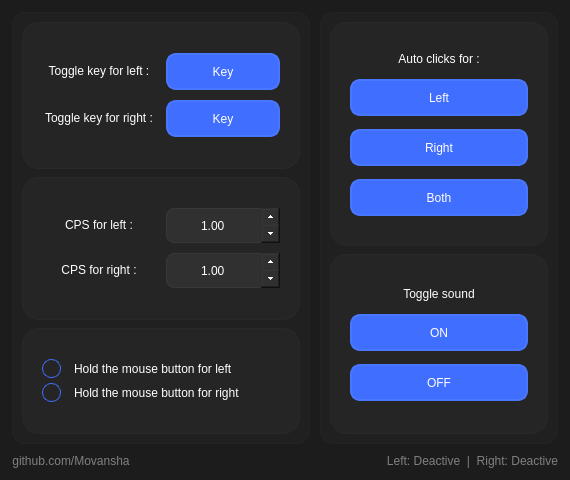
<?xml version="1.0" encoding="UTF-8"?>
<ui version="4.0">
 <class>MainWindowClass</class>
 <widget class="QMainWindow" name="MainWindowClass">
  <property name="geometry">
   <rect>
    <x>0</x>
    <y>0</y>
    <width>570</width>
    <height>480</height>
   </rect>
  </property>
  <property name="minimumSize">
   <size>
    <width>525</width>
    <height>460</height>
   </size>
  </property>
  <property name="maximumSize">
   <size>
    <width>1050</width>
    <height>750</height>
   </size>
  </property>
  <property name="windowTitle">
   <string>Berry Clicker</string>
  </property>
  <property name="windowIcon">
   <iconset resource="resources.qrc">
    <normaloff>:/MainWindow/resources/window.ico</normaloff>:/MainWindow/resources/window.ico</iconset>
  </property>
  <property name="styleSheet">
   <string notr="true">background: #1c1c1c; color: #ffffff; font: 12pt &quot;Corbel&quot;;</string>
  </property>
  <property name="iconSize">
   <size>
    <width>32</width>
    <height>32</height>
   </size>
  </property>
  <widget class="QWidget" name="central_Widget">
   <property name="focusPolicy">
    <enum>Qt::FocusPolicy::StrongFocus</enum>
   </property>
   <layout class="QGridLayout" name="central_Layout">
    <property name="leftMargin">
     <number>12</number>
    </property>
    <property name="topMargin">
     <number>12</number>
    </property>
    <property name="rightMargin">
     <number>12</number>
    </property>
    <property name="bottomMargin">
     <number>12</number>
    </property>
    <property name="spacing">
     <number>10</number>
    </property>
    <item row="0" column="1">
     <widget class="QWidget" name="right_Widget" native="true">
      <property name="sizePolicy">
       <sizepolicy hsizetype="Expanding" vsizetype="Expanding">
        <horstretch>4</horstretch>
        <verstretch>0</verstretch>
       </sizepolicy>
      </property>
      <property name="layoutDirection">
       <enum>Qt::LayoutDirection::RightToLeft</enum>
      </property>
      <property name="styleSheet">
       <string notr="true">QWidget {background: #202020;}
#right_Widget {border: 1 solid #232323; border-radius: 13;}</string>
      </property>
      <layout class="QGridLayout" name="right_Layout">
       <property name="leftMargin">
        <number>10</number>
       </property>
       <property name="topMargin">
        <number>10</number>
       </property>
       <property name="rightMargin">
        <number>10</number>
       </property>
       <property name="bottomMargin">
        <number>10</number>
       </property>
       <property name="spacing">
        <number>8</number>
       </property>
       <item row="0" column="0">
        <widget class="QWidget" name="mb_Widget" native="true">
         <property name="sizePolicy">
          <sizepolicy hsizetype="Expanding" vsizetype="Expanding">
           <horstretch>0</horstretch>
           <verstretch>5</verstretch>
          </sizepolicy>
         </property>
         <property name="styleSheet">
          <string notr="true">QWidget {background: #252525;}
#mb_Widget {border: 1 solid #292929; border-radius: 17;}</string>
         </property>
         <layout class="QGridLayout" name="mb_Layout">
          <property name="leftMargin">
           <number>20</number>
          </property>
          <property name="topMargin">
           <number>10</number>
          </property>
          <property name="rightMargin">
           <number>20</number>
          </property>
          <property name="bottomMargin">
           <number>10</number>
          </property>
          <property name="horizontalSpacing">
           <number>10</number>
          </property>
          <property name="verticalSpacing">
           <number>13</number>
          </property>
          <item row="0" column="0">
           <spacer name="mb_Spacer_1">
            <property name="orientation">
             <enum>Qt::Orientation::Vertical</enum>
            </property>
            <property name="sizeHint" stdset="0">
             <size>
              <width>20</width>
              <height>40</height>
             </size>
            </property>
           </spacer>
          </item>
          <item row="1" column="0">
           <widget class="QLabel" name="mb_Label">
            <property name="sizePolicy">
             <sizepolicy hsizetype="Expanding" vsizetype="Fixed">
              <horstretch>0</horstretch>
              <verstretch>0</verstretch>
             </sizepolicy>
            </property>
            <property name="text">
             <string>Auto clicks for :</string>
            </property>
            <property name="alignment">
             <set>Qt::AlignmentFlag::AlignCenter</set>
            </property>
            <property name="margin">
             <number>5</number>
            </property>
           </widget>
          </item>
          <item row="8" column="0">
           <widget class="QPushButton" name="both_Button">
            <property name="sizePolicy">
             <sizepolicy hsizetype="Expanding" vsizetype="Expanding">
              <horstretch>0</horstretch>
              <verstretch>0</verstretch>
             </sizepolicy>
            </property>
            <property name="minimumSize">
             <size>
              <width>0</width>
              <height>37</height>
             </size>
            </property>
            <property name="maximumSize">
             <size>
              <width>16777215</width>
              <height>37</height>
             </size>
            </property>
            <property name="cursor">
             <cursorShape>PointingHandCursor</cursorShape>
            </property>
            <property name="focusPolicy">
             <enum>Qt::FocusPolicy::TabFocus</enum>
            </property>
            <property name="layoutDirection">
             <enum>Qt::LayoutDirection::LeftToRight</enum>
            </property>
            <property name="styleSheet">
             <string notr="true">QPushButton {
background: #406eff;
color: #ffffff;
font: 11pt &quot;Corbel&quot;;
border: 2 solid #4a77ff;
border-radius: 10;
}

QPushButton::hover {
background: #6991ff;
border: 2 solid #7398ff;
}

QPushButton::focus {
background: #6991ff;
border: 2 solid #7398ff;
}

QPushButton::pressed {
background: #406eff;
border: 2 solid #4a77ff;
}</string>
            </property>
            <property name="text">
             <string>Both</string>
            </property>
            <property name="icon">
             <iconset resource="resources.qrc">
              <normaloff>:/MainWindow/resources/mouse_icons/both.png</normaloff>:/MainWindow/resources/mouse_icons/both.png</iconset>
            </property>
            <property name="iconSize">
             <size>
              <width>24</width>
              <height>24</height>
             </size>
            </property>
           </widget>
          </item>
          <item row="5" column="0">
           <widget class="QPushButton" name="left_Button">
            <property name="sizePolicy">
             <sizepolicy hsizetype="Expanding" vsizetype="Expanding">
              <horstretch>0</horstretch>
              <verstretch>0</verstretch>
             </sizepolicy>
            </property>
            <property name="minimumSize">
             <size>
              <width>0</width>
              <height>37</height>
             </size>
            </property>
            <property name="maximumSize">
             <size>
              <width>16777215</width>
              <height>37</height>
             </size>
            </property>
            <property name="cursor">
             <cursorShape>PointingHandCursor</cursorShape>
            </property>
            <property name="focusPolicy">
             <enum>Qt::FocusPolicy::TabFocus</enum>
            </property>
            <property name="layoutDirection">
             <enum>Qt::LayoutDirection::LeftToRight</enum>
            </property>
            <property name="styleSheet">
             <string notr="true">QPushButton {
background: #406eff;
color: #ffffff;
font: 11pt &quot;Corbel&quot;;
border: 2 solid #4a77ff;
border-radius: 10;
}

QPushButton::hover {
background: #6991ff;
border: 2 solid #7398ff;
}

QPushButton::focus {
background: #6991ff;
border: 2 solid #7398ff;
}

QPushButton::pressed {
background: #406eff;
border: 2 solid #4a77ff;
}</string>
            </property>
            <property name="text">
             <string>Left</string>
            </property>
            <property name="icon">
             <iconset resource="resources.qrc">
              <normaloff>:/MainWindow/resources/mouse_icons/left.png</normaloff>:/MainWindow/resources/mouse_icons/left.png</iconset>
            </property>
            <property name="iconSize">
             <size>
              <width>24</width>
              <height>24</height>
             </size>
            </property>
           </widget>
          </item>
          <item row="6" column="0">
           <widget class="QPushButton" name="right_Button">
            <property name="sizePolicy">
             <sizepolicy hsizetype="Expanding" vsizetype="Expanding">
              <horstretch>0</horstretch>
              <verstretch>0</verstretch>
             </sizepolicy>
            </property>
            <property name="minimumSize">
             <size>
              <width>0</width>
              <height>37</height>
             </size>
            </property>
            <property name="maximumSize">
             <size>
              <width>16777215</width>
              <height>37</height>
             </size>
            </property>
            <property name="cursor">
             <cursorShape>PointingHandCursor</cursorShape>
            </property>
            <property name="focusPolicy">
             <enum>Qt::FocusPolicy::TabFocus</enum>
            </property>
            <property name="layoutDirection">
             <enum>Qt::LayoutDirection::LeftToRight</enum>
            </property>
            <property name="styleSheet">
             <string notr="true">QPushButton {
background: #406eff;
color: #ffffff;
font: 11pt &quot;Corbel&quot;;
border: 2 solid #4a77ff;
border-radius: 10;
}

QPushButton::hover {
background: #6991ff;
border: 2 solid #7398ff;
}

QPushButton::focus {
background: #6991ff;
border: 2 solid #7398ff;
}

QPushButton::pressed {
background: #406eff;
border: 2 solid #4a77ff;
}</string>
            </property>
            <property name="text">
             <string>Right</string>
            </property>
            <property name="icon">
             <iconset resource="resources.qrc">
              <normaloff>:/MainWindow/resources/mouse_icons/right.png</normaloff>:/MainWindow/resources/mouse_icons/right.png</iconset>
            </property>
            <property name="iconSize">
             <size>
              <width>24</width>
              <height>24</height>
             </size>
            </property>
           </widget>
          </item>
          <item row="9" column="0">
           <spacer name="mb_Spacer_2">
            <property name="orientation">
             <enum>Qt::Orientation::Vertical</enum>
            </property>
            <property name="sizeHint" stdset="0">
             <size>
              <width>20</width>
              <height>40</height>
             </size>
            </property>
           </spacer>
          </item>
         </layout>
        </widget>
       </item>
       <item row="1" column="0">
        <widget class="QWidget" name="sound_Widget" native="true">
         <property name="sizePolicy">
          <sizepolicy hsizetype="Expanding" vsizetype="Expanding">
           <horstretch>0</horstretch>
           <verstretch>4</verstretch>
          </sizepolicy>
         </property>
         <property name="styleSheet">
          <string notr="true">QWidget {background: #252525;}
#sound_Widget {border: 1 solid #292929; border-radius: 17;}</string>
         </property>
         <layout class="QGridLayout" name="sound_Layout">
          <property name="leftMargin">
           <number>20</number>
          </property>
          <property name="topMargin">
           <number>10</number>
          </property>
          <property name="rightMargin">
           <number>20</number>
          </property>
          <property name="bottomMargin">
           <number>10</number>
          </property>
          <property name="horizontalSpacing">
           <number>10</number>
          </property>
          <property name="verticalSpacing">
           <number>13</number>
          </property>
          <item row="2" column="0">
           <widget class="QPushButton" name="on_Button">
            <property name="sizePolicy">
             <sizepolicy hsizetype="Expanding" vsizetype="Expanding">
              <horstretch>0</horstretch>
              <verstretch>0</verstretch>
             </sizepolicy>
            </property>
            <property name="minimumSize">
             <size>
              <width>0</width>
              <height>37</height>
             </size>
            </property>
            <property name="maximumSize">
             <size>
              <width>16777215</width>
              <height>37</height>
             </size>
            </property>
            <property name="cursor">
             <cursorShape>PointingHandCursor</cursorShape>
            </property>
            <property name="focusPolicy">
             <enum>Qt::FocusPolicy::TabFocus</enum>
            </property>
            <property name="layoutDirection">
             <enum>Qt::LayoutDirection::LeftToRight</enum>
            </property>
            <property name="styleSheet">
             <string notr="true">QPushButton {
background: #406eff;
color: #ffffff;
font: 11pt &quot;Corbel&quot;;
border: 2 solid #4a77ff;
border-radius: 10;
}

QPushButton::hover {
background: #6991ff;
border: 2 solid #7398ff;
}

QPushButton::focus {
background: #6991ff;
border: 2 solid #7398ff;
}

QPushButton::pressed {
background: #406eff;
border: 2 solid #4a77ff;
}</string>
            </property>
            <property name="text">
             <string>ON</string>
            </property>
           </widget>
          </item>
          <item row="1" column="0">
           <widget class="QLabel" name="sound_Label">
            <property name="sizePolicy">
             <sizepolicy hsizetype="Expanding" vsizetype="Fixed">
              <horstretch>0</horstretch>
              <verstretch>0</verstretch>
             </sizepolicy>
            </property>
            <property name="text">
             <string>Toggle sound</string>
            </property>
            <property name="alignment">
             <set>Qt::AlignmentFlag::AlignCenter</set>
            </property>
            <property name="margin">
             <number>5</number>
            </property>
           </widget>
          </item>
          <item row="3" column="0">
           <widget class="QPushButton" name="off_Button">
            <property name="sizePolicy">
             <sizepolicy hsizetype="Expanding" vsizetype="Expanding">
              <horstretch>0</horstretch>
              <verstretch>0</verstretch>
             </sizepolicy>
            </property>
            <property name="minimumSize">
             <size>
              <width>0</width>
              <height>37</height>
             </size>
            </property>
            <property name="maximumSize">
             <size>
              <width>16777215</width>
              <height>37</height>
             </size>
            </property>
            <property name="cursor">
             <cursorShape>PointingHandCursor</cursorShape>
            </property>
            <property name="focusPolicy">
             <enum>Qt::FocusPolicy::TabFocus</enum>
            </property>
            <property name="layoutDirection">
             <enum>Qt::LayoutDirection::LeftToRight</enum>
            </property>
            <property name="styleSheet">
             <string notr="true">QPushButton {
background: #406eff;
color: #ffffff;
font: 11pt &quot;Corbel&quot;;
border: 2 solid #4a77ff;
border-radius: 10;
}

QPushButton::hover {
background: #6991ff;
border: 2 solid #7398ff;
}

QPushButton::focus {
background: #6991ff;
border: 2 solid #7398ff;
}

QPushButton::pressed {
background: #406eff;
border: 2 solid #4a77ff;
}</string>
            </property>
            <property name="text">
             <string>OFF</string>
            </property>
           </widget>
          </item>
          <item row="0" column="0">
           <spacer name="sound_Spacer_1">
            <property name="orientation">
             <enum>Qt::Orientation::Vertical</enum>
            </property>
            <property name="sizeHint" stdset="0">
             <size>
              <width>20</width>
              <height>40</height>
             </size>
            </property>
           </spacer>
          </item>
          <item row="4" column="0">
           <spacer name="sound_Spacer_2">
            <property name="orientation">
             <enum>Qt::Orientation::Vertical</enum>
            </property>
            <property name="sizeHint" stdset="0">
             <size>
              <width>20</width>
              <height>40</height>
             </size>
            </property>
           </spacer>
          </item>
         </layout>
        </widget>
       </item>
      </layout>
     </widget>
    </item>
    <item row="0" column="0">
     <widget class="QWidget" name="left_Widget" native="true">
      <property name="sizePolicy">
       <sizepolicy hsizetype="Expanding" vsizetype="Expanding">
        <horstretch>5</horstretch>
        <verstretch>0</verstretch>
       </sizepolicy>
      </property>
      <property name="styleSheet">
       <string notr="true">QWidget {background: #202020;}
#left_Widget {border: 1 solid #232323; border-radius: 13;}</string>
      </property>
      <layout class="QGridLayout" name="left_Layout">
       <property name="leftMargin">
        <number>10</number>
       </property>
       <property name="topMargin">
        <number>10</number>
       </property>
       <property name="rightMargin">
        <number>10</number>
       </property>
       <property name="bottomMargin">
        <number>10</number>
       </property>
       <property name="spacing">
        <number>8</number>
       </property>
       <item row="0" column="0">
        <widget class="QWidget" name="tk_Widget" native="true">
         <property name="sizePolicy">
          <sizepolicy hsizetype="Expanding" vsizetype="Expanding">
           <horstretch>0</horstretch>
           <verstretch>0</verstretch>
          </sizepolicy>
         </property>
         <property name="styleSheet">
          <string notr="true">QWidget {background: #252525;}
#tk_Widget {border: 1 solid #292929; border-radius: 17;}</string>
         </property>
         <layout class="QGridLayout" name="tk_Layout">
          <property name="leftMargin">
           <number>20</number>
          </property>
          <property name="topMargin">
           <number>10</number>
          </property>
          <property name="rightMargin">
           <number>20</number>
          </property>
          <property name="bottomMargin">
           <number>10</number>
          </property>
          <property name="spacing">
           <number>10</number>
          </property>
          <item row="0" column="0" colspan="2">
           <spacer name="tk_Spacer_1">
            <property name="orientation">
             <enum>Qt::Orientation::Vertical</enum>
            </property>
            <property name="sizeHint" stdset="0">
             <size>
              <width>20</width>
              <height>40</height>
             </size>
            </property>
           </spacer>
          </item>
          <item row="2" column="0">
           <widget class="QLabel" name="tk_Right_Label">
            <property name="sizePolicy">
             <sizepolicy hsizetype="Expanding" vsizetype="Fixed">
              <horstretch>0</horstretch>
              <verstretch>0</verstretch>
             </sizepolicy>
            </property>
            <property name="text">
             <string>Toggle key for right :</string>
            </property>
            <property name="alignment">
             <set>Qt::AlignmentFlag::AlignCenter</set>
            </property>
           </widget>
          </item>
          <item row="1" column="0">
           <widget class="QLabel" name="tk_Left_Label">
            <property name="sizePolicy">
             <sizepolicy hsizetype="Expanding" vsizetype="Fixed">
              <horstretch>0</horstretch>
              <verstretch>0</verstretch>
             </sizepolicy>
            </property>
            <property name="text">
             <string>Toggle key for left :</string>
            </property>
            <property name="alignment">
             <set>Qt::AlignmentFlag::AlignCenter</set>
            </property>
           </widget>
          </item>
          <item row="1" column="1">
           <widget class="QPushButton" name="tk_Left_Button">
            <property name="sizePolicy">
             <sizepolicy hsizetype="Expanding" vsizetype="Expanding">
              <horstretch>0</horstretch>
              <verstretch>0</verstretch>
             </sizepolicy>
            </property>
            <property name="minimumSize">
             <size>
              <width>0</width>
              <height>37</height>
             </size>
            </property>
            <property name="maximumSize">
             <size>
              <width>16777215</width>
              <height>37</height>
             </size>
            </property>
            <property name="cursor">
             <cursorShape>PointingHandCursor</cursorShape>
            </property>
            <property name="focusPolicy">
             <enum>Qt::FocusPolicy::TabFocus</enum>
            </property>
            <property name="styleSheet">
             <string notr="true">QPushButton {
background: #406eff;
color: #ffffff;
font: 11pt &quot;Corbel&quot;;
border: 2 solid #4a77ff;
border-radius: 10;
}

QPushButton::hover {
background: #6991ff;
border: 2 solid #7398ff;
}

QPushButton::focus {
background: #6991ff;
border: 2 solid #7398ff;
}

QPushButton::pressed {
background: #406eff;
border: 2 solid #4a77ff;
}</string>
            </property>
            <property name="text">
             <string>Key</string>
            </property>
           </widget>
          </item>
          <item row="2" column="1">
           <widget class="QPushButton" name="tk_Right_Button">
            <property name="sizePolicy">
             <sizepolicy hsizetype="Expanding" vsizetype="Expanding">
              <horstretch>0</horstretch>
              <verstretch>0</verstretch>
             </sizepolicy>
            </property>
            <property name="minimumSize">
             <size>
              <width>0</width>
              <height>37</height>
             </size>
            </property>
            <property name="maximumSize">
             <size>
              <width>16777215</width>
              <height>37</height>
             </size>
            </property>
            <property name="cursor">
             <cursorShape>PointingHandCursor</cursorShape>
            </property>
            <property name="focusPolicy">
             <enum>Qt::FocusPolicy::TabFocus</enum>
            </property>
            <property name="styleSheet">
             <string notr="true">QPushButton {
background: #406eff;
color: #ffffff;
font: 11pt &quot;Corbel&quot;;
border: 2 solid #4a77ff;
border-radius: 10;
}

QPushButton::hover {
background: #6991ff;
border: 2 solid #7398ff;
}

QPushButton::focus {
background: #6991ff;
border: 2 solid #7398ff;
}

QPushButton::pressed {
background: #406eff;
border: 2 solid #4a77ff;
}</string>
            </property>
            <property name="text">
             <string>Key</string>
            </property>
           </widget>
          </item>
          <item row="3" column="0" colspan="2">
           <spacer name="tk_Spacer_2">
            <property name="orientation">
             <enum>Qt::Orientation::Vertical</enum>
            </property>
            <property name="sizeHint" stdset="0">
             <size>
              <width>20</width>
              <height>40</height>
             </size>
            </property>
           </spacer>
          </item>
         </layout>
        </widget>
       </item>
       <item row="2" column="0">
        <widget class="QWidget" name="checkBox_Widget" native="true">
         <property name="sizePolicy">
          <sizepolicy hsizetype="Expanding" vsizetype="Expanding">
           <horstretch>0</horstretch>
           <verstretch>0</verstretch>
          </sizepolicy>
         </property>
         <property name="styleSheet">
          <string notr="true">QWidget {background: #252525;}
#checkBox_Widget {border: 1 solid #292929; border-radius: 17;}</string>
         </property>
         <layout class="QGridLayout" name="checkBox_Layout">
          <property name="leftMargin">
           <number>20</number>
          </property>
          <property name="topMargin">
           <number>10</number>
          </property>
          <property name="rightMargin">
           <number>20</number>
          </property>
          <property name="bottomMargin">
           <number>10</number>
          </property>
          <property name="horizontalSpacing">
           <number>10</number>
          </property>
          <property name="verticalSpacing">
           <number>5</number>
          </property>
          <item row="2" column="0">
           <widget class="QCheckBox" name="hold_R_CheckBox">
            <property name="sizePolicy">
             <sizepolicy hsizetype="Expanding" vsizetype="Fixed">
              <horstretch>0</horstretch>
              <verstretch>0</verstretch>
             </sizepolicy>
            </property>
            <property name="cursor">
             <cursorShape>PointingHandCursor</cursorShape>
            </property>
            <property name="focusPolicy">
             <enum>Qt::FocusPolicy::TabFocus</enum>
            </property>
            <property name="styleSheet">
             <string notr="true">QCheckBox {spacing: 13;}

QCheckBox::indicator {
width: 17; height: 17;
border: 1 solid #406eff;
border-radius: 9;
}

QCheckBox::indicator:hover {
background: #383838;
}

QCheckBox::indicator:focus {
background: #383838;
}

QCheckBox::indicator:pressed {
background: #252525;
}

QCheckBox::indicator:checked {
border: 1 solid #4a77ff;
background: #406eff;
}

QCheckBox::indicator:checked:hover {
border: 1 solid #7398ff;
background: #6991ff;
}

QCheckBox::indicator:checked:focus {
border: 1 solid #7398ff;
background: #6991ff;
}

QCheckBox::indicator:checked:pressed {
border: 1 solid #4a77ff;
background: #406eff;
}</string>
            </property>
            <property name="text">
             <string>Hold the mouse button for right </string>
            </property>
           </widget>
          </item>
          <item row="1" column="0">
           <widget class="QCheckBox" name="hold_L_CheckBox">
            <property name="sizePolicy">
             <sizepolicy hsizetype="Expanding" vsizetype="Fixed">
              <horstretch>0</horstretch>
              <verstretch>0</verstretch>
             </sizepolicy>
            </property>
            <property name="cursor">
             <cursorShape>PointingHandCursor</cursorShape>
            </property>
            <property name="focusPolicy">
             <enum>Qt::FocusPolicy::TabFocus</enum>
            </property>
            <property name="styleSheet">
             <string notr="true">QCheckBox {spacing: 13;}

QCheckBox::indicator {
width: 17; height: 17;
border: 1 solid #406eff;
border-radius: 9;
}

QCheckBox::indicator:hover {
background: #383838;
}

QCheckBox::indicator:focus {
background: #383838;
}

QCheckBox::indicator:pressed {
background: #252525;
}

QCheckBox::indicator:checked {
border: 1 solid #4a77ff;
background: #406eff;
}

QCheckBox::indicator:checked:hover {
border: 1 solid #7398ff;
background: #6991ff;
}

QCheckBox::indicator:checked:focus {
border: 1 solid #7398ff;
background: #6991ff;
}

QCheckBox::indicator:checked:pressed {
border: 1 solid #4a77ff;
background: #406eff;
}</string>
            </property>
            <property name="text">
             <string>Hold the mouse button for left</string>
            </property>
           </widget>
          </item>
          <item row="0" column="0">
           <spacer name="checkBox_Spacer_1">
            <property name="orientation">
             <enum>Qt::Orientation::Vertical</enum>
            </property>
            <property name="sizeHint" stdset="0">
             <size>
              <width>20</width>
              <height>40</height>
             </size>
            </property>
           </spacer>
          </item>
          <item row="3" column="0">
           <spacer name="checkBox_Spacer_2">
            <property name="orientation">
             <enum>Qt::Orientation::Vertical</enum>
            </property>
            <property name="sizeHint" stdset="0">
             <size>
              <width>20</width>
              <height>40</height>
             </size>
            </property>
           </spacer>
          </item>
         </layout>
        </widget>
       </item>
       <item row="1" column="0">
        <widget class="QWidget" name="cps_Widget" native="true">
         <property name="sizePolicy">
          <sizepolicy hsizetype="Expanding" vsizetype="Expanding">
           <horstretch>0</horstretch>
           <verstretch>0</verstretch>
          </sizepolicy>
         </property>
         <property name="styleSheet">
          <string notr="true">QWidget {background: #252525;}
#cps_Widget {border: 1 solid #292929; border-radius: 17;}</string>
         </property>
         <layout class="QGridLayout" name="cps_Layout">
          <property name="leftMargin">
           <number>20</number>
          </property>
          <property name="topMargin">
           <number>10</number>
          </property>
          <property name="rightMargin">
           <number>20</number>
          </property>
          <property name="bottomMargin">
           <number>10</number>
          </property>
          <property name="spacing">
           <number>10</number>
          </property>
          <item row="1" column="0">
           <widget class="QLabel" name="left_cps_Label">
            <property name="sizePolicy">
             <sizepolicy hsizetype="Expanding" vsizetype="Fixed">
              <horstretch>0</horstretch>
              <verstretch>0</verstretch>
             </sizepolicy>
            </property>
            <property name="maximumSize">
             <size>
              <width>165</width>
              <height>16777215</height>
             </size>
            </property>
            <property name="text">
             <string>CPS for left :</string>
            </property>
            <property name="alignment">
             <set>Qt::AlignmentFlag::AlignCenter</set>
            </property>
           </widget>
          </item>
          <item row="2" column="0">
           <widget class="QLabel" name="right_cps_Label">
            <property name="sizePolicy">
             <sizepolicy hsizetype="Expanding" vsizetype="Fixed">
              <horstretch>0</horstretch>
              <verstretch>0</verstretch>
             </sizepolicy>
            </property>
            <property name="maximumSize">
             <size>
              <width>165</width>
              <height>16777215</height>
             </size>
            </property>
            <property name="text">
             <string>CPS for right :</string>
            </property>
            <property name="alignment">
             <set>Qt::AlignmentFlag::AlignCenter</set>
            </property>
           </widget>
          </item>
          <item row="0" column="0" colspan="2">
           <spacer name="cps_Spacer_1">
            <property name="orientation">
             <enum>Qt::Orientation::Vertical</enum>
            </property>
            <property name="sizeHint" stdset="0">
             <size>
              <width>20</width>
              <height>40</height>
             </size>
            </property>
           </spacer>
          </item>
          <item row="3" column="0" colspan="2">
           <spacer name="cps_Spacer_2">
            <property name="orientation">
             <enum>Qt::Orientation::Vertical</enum>
            </property>
            <property name="sizeHint" stdset="0">
             <size>
              <width>20</width>
              <height>40</height>
             </size>
            </property>
           </spacer>
          </item>
          <item row="1" column="1">
           <widget class="QDoubleSpinBox" name="left_cps_SpinBox">
            <property name="sizePolicy">
             <sizepolicy hsizetype="Expanding" vsizetype="Expanding">
              <horstretch>0</horstretch>
              <verstretch>0</verstretch>
             </sizepolicy>
            </property>
            <property name="minimumSize">
             <size>
              <width>0</width>
              <height>35</height>
             </size>
            </property>
            <property name="maximumSize">
             <size>
              <width>16777215</width>
              <height>35</height>
             </size>
            </property>
            <property name="styleSheet">
             <string notr="true">QDoubleSpinBox {
background: #303030;
color: #ffffff;
font: 11pt &quot;Segoe UI&quot;;
border: 1 solid #383838;
border-radius: 8;
}

QDoubleSpinBox::up-button {
width: 19;
height: 19;
subcontrol-origin: border;
subcontrol-position: top right;
}

QDoubleSpinBox::down-button {
width: 19;
height: 19;
subcontrol-origin: border;
subcontrol-position: bottom right;
}

QDoubleSpinBox::focus {
border: 2 solid #191919;
}</string>
            </property>
            <property name="alignment">
             <set>Qt::AlignmentFlag::AlignCenter</set>
            </property>
            <property name="minimum">
             <double>1.000000000000000</double>
            </property>
            <property name="maximum">
             <double>999999.000000000000000</double>
            </property>
            <property name="singleStep">
             <double>0.250000000000000</double>
            </property>
            <property name="value">
             <double>1.000000000000000</double>
            </property>
           </widget>
          </item>
          <item row="2" column="1">
           <widget class="QDoubleSpinBox" name="right_cps_SpinBox">
            <property name="sizePolicy">
             <sizepolicy hsizetype="Expanding" vsizetype="Expanding">
              <horstretch>0</horstretch>
              <verstretch>0</verstretch>
             </sizepolicy>
            </property>
            <property name="minimumSize">
             <size>
              <width>0</width>
              <height>35</height>
             </size>
            </property>
            <property name="maximumSize">
             <size>
              <width>16777215</width>
              <height>35</height>
             </size>
            </property>
            <property name="styleSheet">
             <string notr="true">QDoubleSpinBox {
background: #303030;
color: #ffffff;
font: 11pt &quot;Segoe UI&quot;;
border: 1 solid #383838;
border-radius: 8;
}

QDoubleSpinBox::up-button {
width: 19;
height: 19;
subcontrol-origin: border;
subcontrol-position: top right;
}

QDoubleSpinBox::down-button {
width: 19;
height: 19;
subcontrol-origin: border;
subcontrol-position: bottom right;
}

QDoubleSpinBox::focus {
border: 2 solid #191919;
}</string>
            </property>
            <property name="alignment">
             <set>Qt::AlignmentFlag::AlignCenter</set>
            </property>
            <property name="minimum">
             <double>1.000000000000000</double>
            </property>
            <property name="maximum">
             <double>999999.000000000000000</double>
            </property>
            <property name="singleStep">
             <double>0.250000000000000</double>
            </property>
            <property name="value">
             <double>1.000000000000000</double>
            </property>
           </widget>
          </item>
         </layout>
        </widget>
       </item>
      </layout>
     </widget>
    </item>
    <item row="1" column="1">
     <widget class="QLabel" name="status_Label">
      <property name="sizePolicy">
       <sizepolicy hsizetype="Expanding" vsizetype="Fixed">
        <horstretch>0</horstretch>
        <verstretch>0</verstretch>
       </sizepolicy>
      </property>
      <property name="cursor">
       <cursorShape>BusyCursor</cursorShape>
      </property>
      <property name="layoutDirection">
       <enum>Qt::LayoutDirection::RightToLeft</enum>
      </property>
      <property name="styleSheet">
       <string notr="true">color: #808080; font: 10pt &quot;Corbel&quot;;</string>
      </property>
      <property name="text">
       <string>Left: Deactive  |  Right: Deactive</string>
      </property>
      <property name="alignment">
       <set>Qt::AlignmentFlag::AlignRight|Qt::AlignmentFlag::AlignTrailing|Qt::AlignmentFlag::AlignVCenter</set>
      </property>
     </widget>
    </item>
    <item row="1" column="0">
     <widget class="QPushButton" name="developer_Button">
      <property name="sizePolicy">
       <sizepolicy hsizetype="Fixed" vsizetype="Fixed">
        <horstretch>0</horstretch>
        <verstretch>0</verstretch>
       </sizepolicy>
      </property>
      <property name="maximumSize">
       <size>
        <width>16777215</width>
        <height>15</height>
       </size>
      </property>
      <property name="cursor">
       <cursorShape>PointingHandCursor</cursorShape>
      </property>
      <property name="focusPolicy">
       <enum>Qt::FocusPolicy::TabFocus</enum>
      </property>
      <property name="styleSheet">
       <string notr="true">border: 0; color: #808080; font: 10pt &quot;Corbel&quot;;</string>
      </property>
      <property name="text">
       <string>github.com/Movansha</string>
      </property>
     </widget>
    </item>
   </layout>
  </widget>
 </widget>
 <layoutdefault spacing="6" margin="11"/>
 <tabstops>
  <tabstop>tk_Left_Button</tabstop>
  <tabstop>tk_Right_Button</tabstop>
  <tabstop>left_cps_SpinBox</tabstop>
  <tabstop>right_cps_SpinBox</tabstop>
  <tabstop>hold_L_CheckBox</tabstop>
  <tabstop>hold_R_CheckBox</tabstop>
  <tabstop>left_Button</tabstop>
  <tabstop>right_Button</tabstop>
  <tabstop>both_Button</tabstop>
  <tabstop>on_Button</tabstop>
  <tabstop>off_Button</tabstop>
  <tabstop>developer_Button</tabstop>
 </tabstops>
 <resources>
  <include location="resources.qrc"/>
 </resources>
 <connections/>
</ui>
